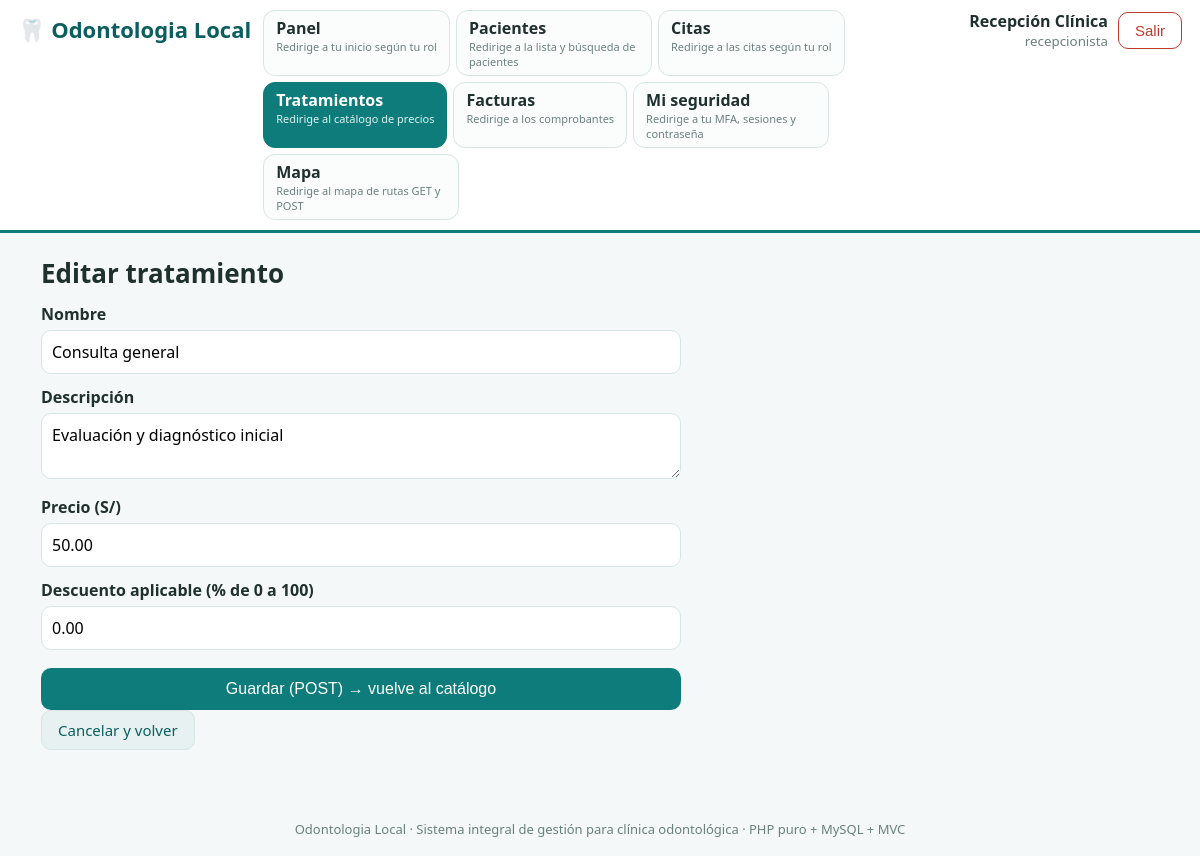
/index.php?c=tratamientos&a=editar&id=1 (signed in), run on the app's committed database.
### tables this page shows
CREATE TABLE tratamientos (
    id INT PRIMARY KEY AUTO_INCREMENT,
    nombre VARCHAR(100) NOT NULL,
    descripcion TEXT,
    precio DECIMAL(10,2) NOT NULL DEFAULT 0,
    descuento_pct DECIMAL(5,2) NOT NULL DEFAULT 0,  
    estado TINYINT(1) NOT NULL DEFAULT 1
);

### app/controlador/TratamientoControlador.php (called while the page is built, shortened)
<?php
class TratamientoControlador
{
    private $tratamientos;
    public function __construct()
    {
        $this->tratamientos = new TratamientoModelo();
    }
    public function editar()
    {
        $tratamiento = $this->tratamientos->porId((int) ($_GET['id'] ?? 0));
        require __DIR__ . '/../vista/tratamientos/formulario.php';
    }
}

### index.php (called while the page is built, shortened)
<?php
require __DIR__ . '/app/ayudantes/Funciones.php';
require __DIR__ . '/app/modelo/Conexion.php';
require __DIR__ . '/app/modelo/TratamientoModelo.php';
$haySesion = !empty($_SESSION['usuario']);
$a = preg_replace('/[^a-zA-Z]/', '', $_GET['a'] ?? ($haySesion ? 'index' : 'login'));
$objeto = new $controladores[$c]();
$objeto->$a();

### app/modelo/Conexion.php (called while the page is built)
<?php
class Conexion
{
    private static $instancia = null;
    public static function obtener()
    {
        if (self::$instancia === null) {
            $dsn = 'mysql:host=' . DB_HOST . ';dbname=' . DB_NOMBRE . ';charset=utf8mb4';
            self::$instancia = new PDO($dsn, DB_USUARIO, DB_CLAVE, [
                PDO::ATTR_ERRMODE => PDO::ERRMODE_EXCEPTION,
                PDO::ATTR_DEFAULT_FETCH_MODE => PDO::FETCH_ASSOC,
                PDO::ATTR_EMULATE_PREPARES => false,
            ]);
        }
        return self::$instancia;
    }
}

### app/modelo/TratamientoModelo.php (called while the page is built, shortened)
<?php
class TratamientoModelo
{
    private $db;
    public function __construct()
    {
        $this->db = Conexion::obtener();
    }
    public function porId($id)
    {
        $st = $this->db->prepare('SELECT * FROM tratamientos WHERE id = ?');
        $st->execute([$id]);
        return $st->fetch() ?: null;
    }
}

### app/ayudantes/Funciones.php (called while the page is built, shortened)
<?php
function e($texto)
{
    return htmlspecialchars((string) $texto, ENT_QUOTES, 'UTF-8');
}

### app/vista/tratamientos/formulario.php (the view, shortened to what this page needs)
<?php
require __DIR__ . '/../parciales/cabecera.php';
$esEdicion = $tratamiento !== null;
?>
<h1><?= $esEdicion ? 'Editar tratamiento' : 'Nuevo tratamiento' ?></h1>
<form method="post" action="<?= e(BASE_URL) ?>index.php?c=tratamientos&a=guardar" class="formulario ancho">
    <label>Nombre
        <input type="text" name="nombre" required value="<?= $esEdicion ? e($tratamiento['nombre']) : '' ?>">
    </label>
    <label>Descripción
        <textarea name="descripcion" rows="2"><?= $esEdicion ? e($tratamiento['descripcion'] ?? '') : '' ?></textarea>
    </label>
    <label>Precio (S/)
        <input type="number" name="precio" step="0.01" min="0" required value="<?= $esEdicion ? e($tratamiento['precio']) : '' ?>">
    </label>
    <label>Descuento aplicable (% de 0 a 100)
        <input type="number" name="descuento_pct" step="0.01" min="0" max="100" value="<?= $esEdicion ? e($tratamiento['descuento_pct']) : '0' ?>">
    </label>
    <button type="submit" class="boton grande">Guardar (POST) → vuelve al catálogo</button>
    <a class="boton secundario" href="<?= e(BASE_URL) ?>index.php?c=tratamientos&a=index">Cancelar y volver</a>
</form>
<?php require __DIR__ . '/../parciales/pie.php'; ?>

### assets/css/estilos.css (style rules this page uses)
:root { --teal: #0e7c7b; --teal-oscuro: #0a5e5d; --fondo: #f4f8f8; --borde: #d7e5e5; --texto: #20302f; --rojo: #c0392b; --verde: #1e8449; --amarillo: #b7950b; }
* { box-sizing: border-box; }
body { margin: 0; font-family: "Segoe UI", system-ui, Arial, sans-serif; background: var(--fondo); color: var(--texto); }
a { color: var(--teal-oscuro); }
h1 { font-size: 26px; margin: 6px 0 12px; }
.boton { display: inline-block; background: var(--teal); color: #fff; border: none; border-radius: 10px; padding: 9px 16px; font-size: 15px; cursor: pointer; text-decoration: none; }
.boton.secundario { background: #e8f1f1; color: var(--teal-oscuro); border: 1px solid var(--borde); }
.boton.grande { width: 100%; padding: 12px; font-size: 16px; margin-top: 6px; }
.formulario label { display: block; margin: 12px 0; font-weight: 600; }
.formulario input, .formulario select, .formulario textarea { width: 100%; padding: 10px; margin-top: 5px; border: 1px solid var(--borde); border-radius: 10px; font: inherit; background: #fff; font-weight: 400; }
.formulario.ancho { max-width: 640px; }

### data on the page
tratamientos: nombre "Consulta general", descripcion "Evaluación y diagnóstico inicial", precio "50.00", descuento_pct "0.00"

### other printed values
$u['nombre'] "Recepción Clínica"
$u['rol'] "recepcionista"
